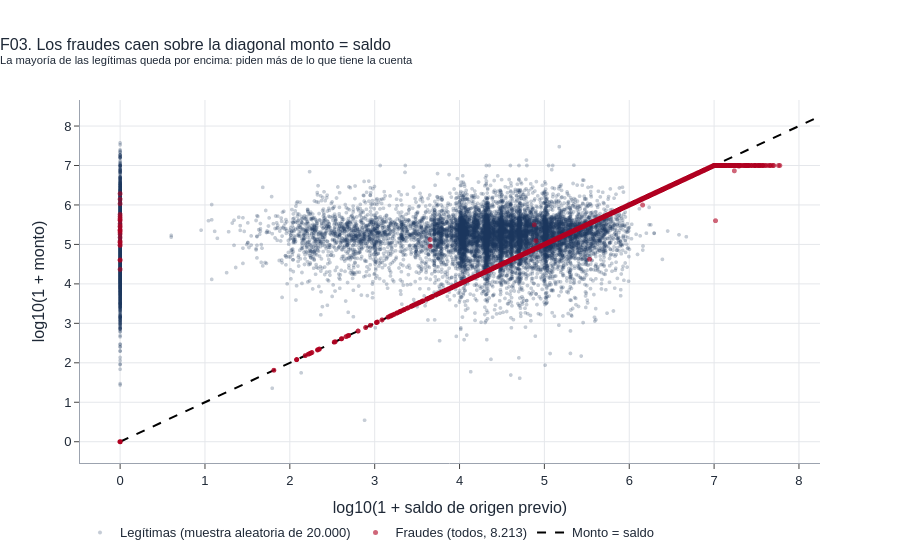

Here is the notebook cell this chart was saved with:
### Code cell
# 7.4 Figura F03: diagonal de vaciamiento (monto frente a saldo de origen, escala log10(1 + x))
muestra_lg = lg.sample(n=20_000, random_state=SEED)
fig = go.Figure()
fig.add_scattergl(x=np.log10(1 + muestra_lg["oldbalanceOrg"]), y=np.log10(1 + muestra_lg["amount"]), mode="markers",
                  name="Legítimas (muestra aleatoria de 20.000)", marker=dict(color=COLOR_LEGIT, size=4, opacity=0.25),
                  hovertemplate="saldo %{customdata[0]:,.0f}<br>monto %{customdata[1]:,.0f}<extra>Legítima</extra>",
                  customdata=muestra_lg[["oldbalanceOrg", "amount"]])
fig.add_scattergl(x=np.log10(1 + fr["oldbalanceOrg"]), y=np.log10(1 + fr["amount"]), mode="markers",
                  name=f"Fraudes (todos, {f_int(len(fr))})", marker=dict(color=COLOR_FRAUD, size=5, opacity=0.6),
                  hovertemplate="saldo %{customdata[0]:,.0f}<br>monto %{customdata[1]:,.0f}<extra>Fraude</extra>",
                  customdata=fr[["oldbalanceOrg", "amount"]])
fig.add_scatter(x=[0, 8.2], y=[0, 8.2], mode="lines", name="Monto = saldo", line=dict(color="black", dash="dash"))
fig.update_layout(title="F03. Los fraudes caen sobre la diagonal monto = saldo<br><sup>La mayoría de las legítimas queda por encima: piden más de lo que tiene la cuenta</sup>", margin=dict(t=100, b=90),
                  xaxis_title="log10(1 + saldo de origen previo)", yaxis_title="log10(1 + monto)", height=560,
                  legend=dict(orientation="h", y=-0.15))
fig.show()
guardar_fig(fig, "F03_diagonal_vaciamiento")

### Figure 1 — Plotly figure (JSON) as saved in the notebook; plotly's stock layout.template omitted (floating-point values rounded to 4 significant figures; data arrays with more than 128 entries replaced by an {"elided": "..."} marker saying what was removed)
{"data": [{"customdata": {"elided": "20000x2 float values"}, "hovertemplate": "saldo %{customdata[0]:,.0f}<br>monto %{customdata[1]:,.0f}<extra>Legítima</extra>", "marker": {"color": "#1B365D", "opacity": 0.25, "size": 4}, "mode": "markers", "name": "Legítimas (muestra aleatoria de 20.000)", "type": "scattergl", "x": {"elided": "20000 float values"}, "y": {"elided": "20000 float values"}}, {"customdata": {"elided": "8213x2 float values"}, "hovertemplate": "saldo %{customdata[0]:,.0f}<br>monto %{customdata[1]:,.0f}<extra>Fraude</extra>", "marker": {"color": "#B00020", "opacity": 0.6, "size": 5}, "mode": "markers", "name": "Fraudes (todos, 8.213)", "type": "scattergl", "x": {"elided": "8213 float values"}, "y": {"elided": "8213 float values"}}, {"line": {"color": "black", "dash": "dash"}, "mode": "lines", "name": "Monto = saldo", "type": "scatter", "x": [0, 8.2], "y": [0, 8.2]}], "layout": {"height": 560, "legend": {"orientation": "h", "y": -0.15}, "margin": {"b": 90, "t": 100}, "title": {"text": "F03. Los fraudes caen sobre la diagonal monto = saldo<br><sup>La mayoría de las legítimas queda por encima: piden más de lo que tiene la cuenta</sup>"}, "xaxis": {"title": {"text": "log10(1 + saldo de origen previo)"}}, "yaxis": {"title": {"text": "log10(1 + monto)"}}}}
